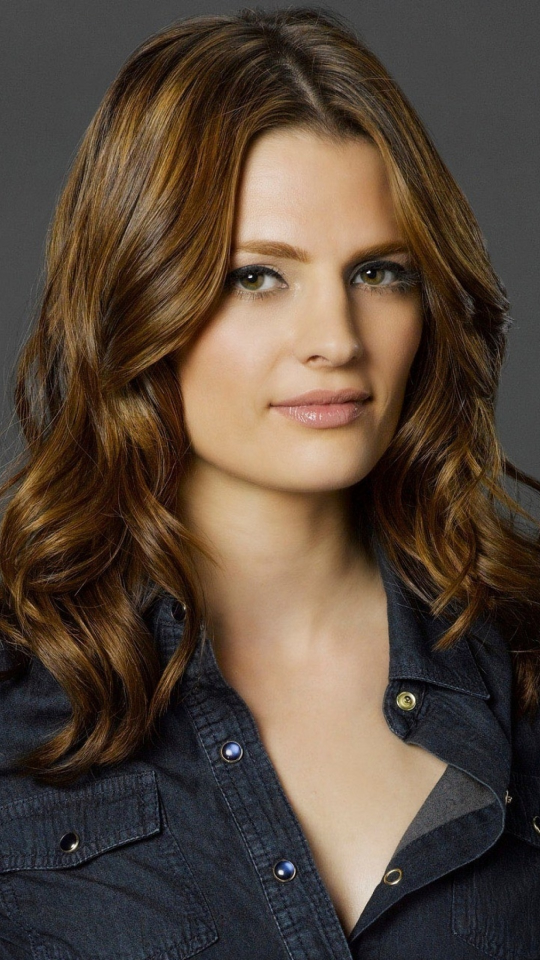
#> input picture images/stana2.jpg, 1080 x 1920 px (shown at 1/2 size)
$ python draw_text.py
#> lines starting #> are read from the running program, lines starting #| are printed output that depends on the picture
import cv2 as cv
import numpy as np

# read image

img = cv.imread("images/stana2.jpg")
#> img is the input picture: shape (1920, 1080, 3); mean B, G, R 58.1, 70.7, 86.5
# cv.imshow("stana1", img)

blank = np.zeros((500, 500, 3), dtype="uint8")

# cv.imshow("blank", blank)

# paint full
blank[:] = 0,255,0
# cv.imshow("green", blank)

# paint a portion only
blank[200:300, 200:300] = 0,0,255
# cv.imshow("centre red", blank)

# draw rectangle
cv.rectangle(blank, (200, 200), (300, 300), (255,0,255), thickness=5)
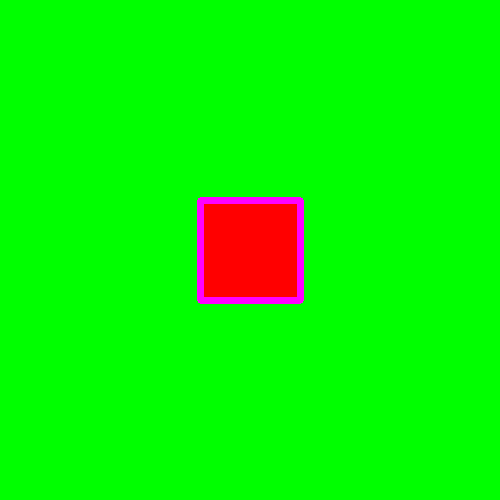
#> blank: shape (500, 500, 3); mean of channels 0, 1, 2 2.8, 243.3, 11.7; drawn as B, G, R
# cv.imshow("rectange", blank)

# draw a circle
cv.circle(img, (img.shape[1]//2, img.shape[0]//4), (500), (0,255,0), thickness=10)
# cv.imshow("circle", img)

# draw a line
cv.line(img, (img.shape[1]//2, img.shape[0]//4), (0,0), (0,255,0), thickness=10)
# cv.imshow("line", img)

# type text on image
cv.putText(img, "Sexy smilke", (400, 200), cv.FONT_HERSHEY_COMPLEX, 1.5, (0,0,255), thickness=2)
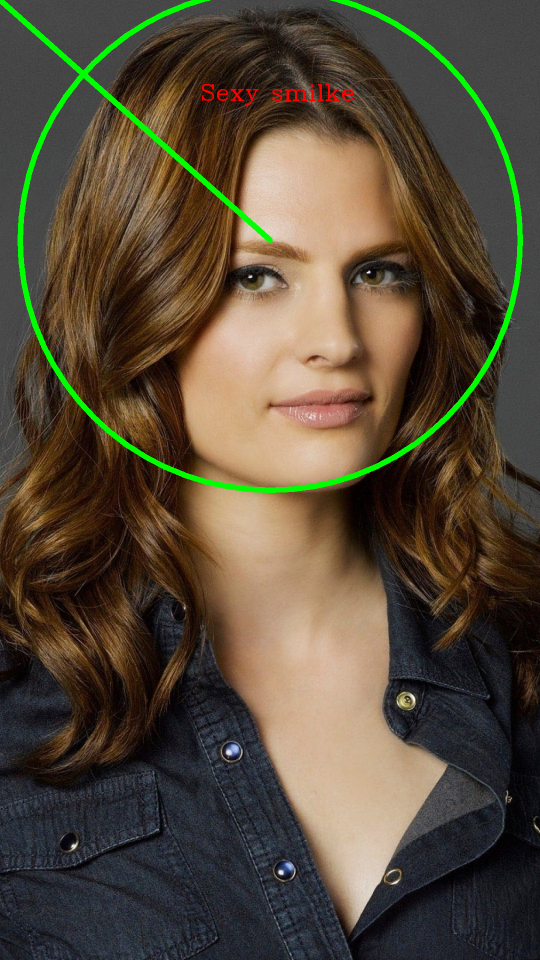
#> img: shape (1920, 1080, 3) (shown at 1/2 size); mean B, G, R 57, 74.2, 85.2
cv.imshow("text", img)

cv.waitKey(0)

$ run again, with images/stana1.jpg copied over images/stana2.jpg
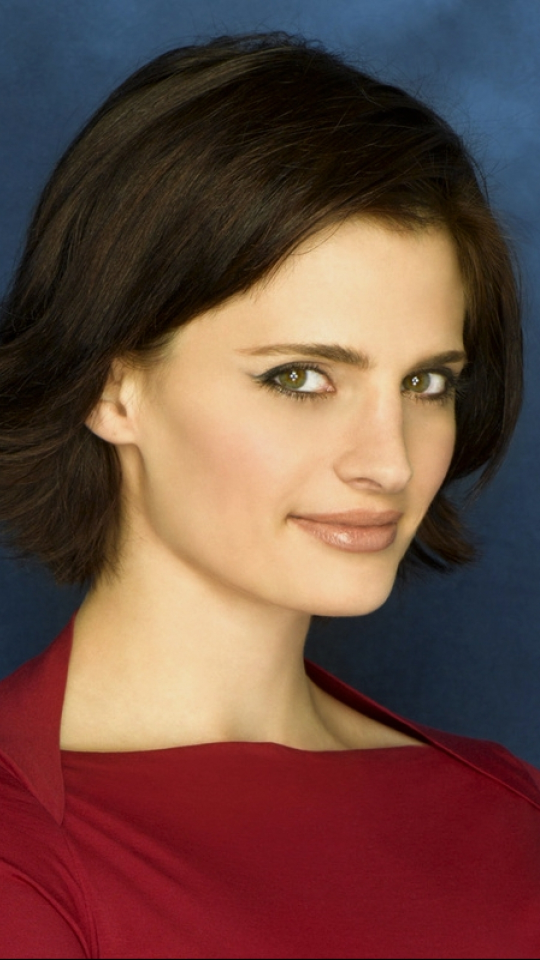
#> input picture images/stana1.jpg, 1080 x 1920 px (shown at 1/2 size)
#> img is the input picture: shape (1920, 1080, 3); mean B, G, R 65, 74.2, 107.4
#> `cv.putText(img, "Sexy smilke", (400, 200), cv.FONT_HERSHEY_COMPLEX, 1...`:
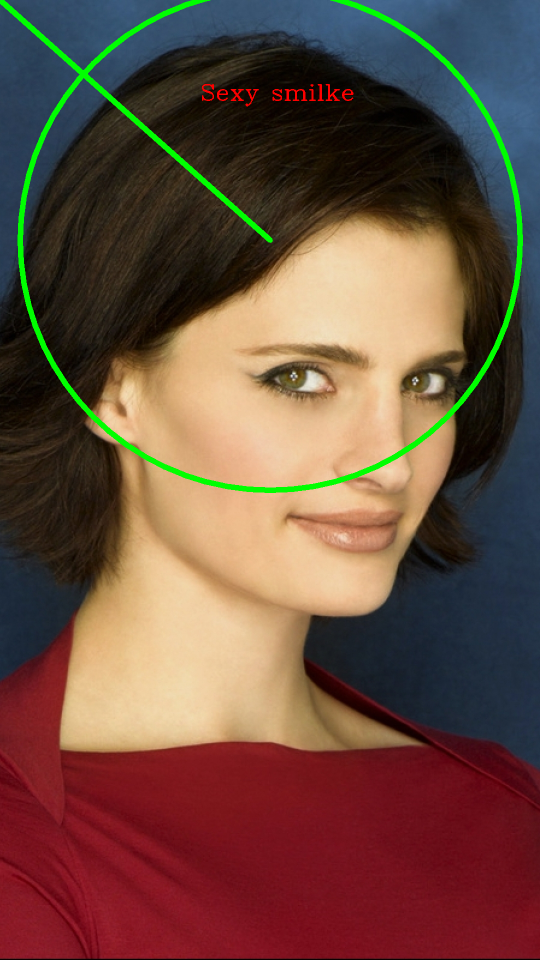
#> img: shape (1920, 1080, 3) (shown at 1/2 size); mean B, G, R 63.5, 77.4, 106.1
